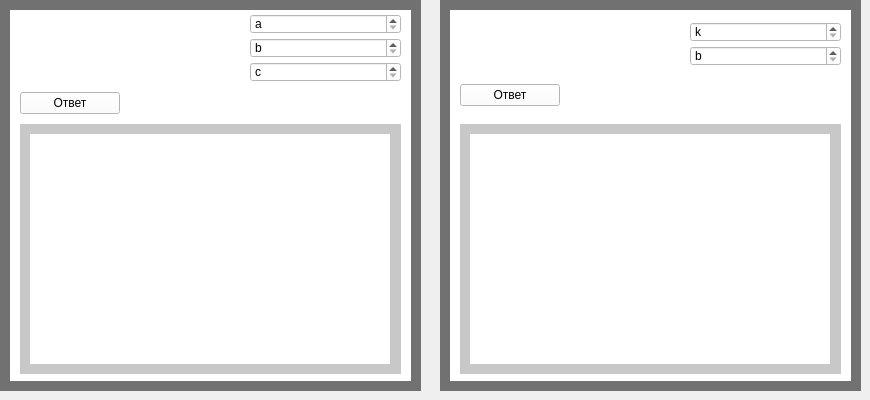
      <widget class="QWidget" name="tab_8">
       <attribute name="title">
        <string>Уравнение и системы уравнения</string>
       </attribute>
       <widget class="QWidget" name="widget_36" native="true">
        <property name="geometry">
         <rect>
          <x>440</x>
          <y>0</y>
          <width>421</width>
          <height>391</height>
         </rect>
        </property>
        <property name="styleSheet">
         <string notr="true">background-color: rgb(0, 0, 0);
background-color: rgb(113, 113, 113);</string>
        </property>
        <widget class="QWidget" name="widget_43" native="true">
         <property name="geometry">
          <rect>
           <x>10</x>
           <y>10</y>
           <width>401</width>
           <height>371</height>
          </rect>
         </property>
         <property name="styleSheet">
          <string notr="true">background-color: rgb(255, 255, 255);</string>
         </property>
         <widget class="QWidget" name="verticalLayoutWidget_46">
          <property name="geometry">
           <rect>
            <x>10</x>
            <y>0</y>
            <width>381</width>
            <height>377</height>
           </rect>
          </property>
          <layout class="QVBoxLayout" name="verticalLayout_62">
           <item>
            <layout class="QHBoxLayout" name="horizontalLayout_36">
             <property name="spacing">
              <number>50</number>
             </property>
             <item>
              <widget class="QLabel" name="label_72">
               <property name="minimumSize">
                <size>
                 <width>180</width>
                 <height>0</height>
                </size>
               </property>
               <property name="styleSheet">
                <string notr="true">background-color: rgb(255, 255, 255);</string>
               </property>
               <property name="text">
                <string/>
               </property>
               <property name="pixmap">
                <pixmap>D:/Downloads/Снимок экрана 2024-02-10 205108.png</pixmap>
               </property>
              </widget>
             </item>
             <item>
              <layout class="QVBoxLayout" name="verticalLayout_82">
               <property name="spacing">
                <number>4</number>
               </property>
               <item>
                <widget class="QDoubleSpinBox" name="doubleSpinBox_15">
                 <property name="maximumSize">
                  <size>
                   <width>16777215</width>
                   <height>20</height>
                  </size>
                 </property>
                 <property name="specialValueText">
                  <string>k</string>
                 </property>
                </widget>
               </item>
               <item>
                <widget class="QDoubleSpinBox" name="doubleSpinBox_16">
                 <property name="maximumSize">
                  <size>
                   <width>16777215</width>
                   <height>20</height>
                  </size>
                 </property>
                 <property name="specialValueText">
                  <string>b</string>
                 </property>
                </widget>
               </item>
              </layout>
             </item>
            </layout>
           </item>
           <item>
            <widget class="QPushButton" name="pushButton_29">
             <property name="minimumSize">
              <size>
               <width>100</width>
               <height>0</height>
              </size>
             </property>
             <property name="maximumSize">
              <size>
               <width>100</width>
               <height>16777215</height>
              </size>
             </property>
             <property name="text">
              <string>Ответ</string>
             </property>
            </widget>
           </item>
           <item>
            <widget class="QWidget" name="widget_86" native="true">
             <property name="minimumSize">
              <size>
               <width>0</width>
               <height>250</height>
              </size>
             </property>
             <property name="maximumSize">
              <size>
               <width>400</width>
               <height>250</height>
              </size>
             </property>
             <property name="styleSheet">
              <string notr="true">background-color: rgb(200, 200, 200);</string>
             </property>
             <widget class="QLabel" name="label_73">
              <property name="geometry">
               <rect>
                <x>10</x>
                <y>10</y>
                <width>360</width>
                <height>230</height>
               </rect>
              </property>
              <property name="minimumSize">
               <size>
                <width>360</width>
                <height>230</height>
               </size>
              </property>
              <property name="maximumSize">
               <size>
                <width>360</width>
                <height>230</height>
               </size>
              </property>
              <property name="styleSheet">
               <string notr="true">background-color: rgb(255, 255, 255);</string>
              </property>
              <property name="text">
               <string/>
              </property>
             </widget>
            </widget>
           </item>
          </layout>
         </widget>
        </widget>
       </widget>
       <widget class="QWidget" name="widget_47" native="true">
        <property name="geometry">
         <rect>
          <x>0</x>
          <y>0</y>
          <width>421</width>
          <height>391</height>
         </rect>
        </property>
        <property name="styleSheet">
         <string notr="true">background-color: rgb(0, 0, 0);
background-color: rgb(113, 113, 113);</string>
        </property>
        <widget class="QWidget" name="widget_50" native="true">
         <property name="geometry">
          <rect>
           <x>10</x>
           <y>10</y>
           <width>401</width>
           <height>371</height>
          </rect>
         </property>
         <property name="styleSheet">
          <string notr="true">background-color: rgb(255, 255, 255);</string>
         </property>
         <widget class="QWidget" name="verticalLayoutWidget_41">
          <property name="geometry">
           <rect>
            <x>10</x>
            <y>0</y>
            <width>381</width>
            <height>371</height>
           </rect>
          </property>
          <layout class="QVBoxLayout" name="verticalLayout_57">
           <item>
            <layout class="QHBoxLayout" name="horizontalLayout_32">
             <property name="spacing">
              <number>50</number>
             </property>
             <item>
              <widget class="QLabel" name="label_62">
               <property name="minimumSize">
                <size>
                 <width>180</width>
                 <height>0</height>
                </size>
               </property>
               <property name="styleSheet">
                <string notr="true">background-color: rgb(255, 255, 255);</string>
               </property>
               <property name="text">
                <string/>
               </property>
               <property name="pixmap">
                <pixmap>D:/Downloads/УВА.png</pixmap>
               </property>
              </widget>
             </item>
             <item>
              <layout class="QVBoxLayout" name="verticalLayout_79">
               <property name="spacing">
                <number>4</number>
               </property>
               <item>
                <widget class="QDoubleSpinBox" name="doubleSpinBox_17">
                 <property name="maximumSize">
                  <size>
                   <width>16777215</width>
                   <height>20</height>
                  </size>
                 </property>
                 <property name="font">
                  <font>
                   <weight>50</weight>
                   <bold>false</bold>
                  </font>
                 </property>
                 <property name="specialValueText">
                  <string>a</string>
                 </property>
                </widget>
               </item>
               <item>
                <widget class="QDoubleSpinBox" name="doubleSpinBox_18">
                 <property name="maximumSize">
                  <size>
                   <width>16777215</width>
                   <height>20</height>
                  </size>
                 </property>
                 <property name="specialValueText">
                  <string>b</string>
                 </property>
                </widget>
               </item>
               <item>
                <widget class="QDoubleSpinBox" name="doubleSpinBox_19">
                 <property name="maximumSize">
                  <size>
                   <width>16777215</width>
                   <height>20</height>
                  </size>
                 </property>
                 <property name="specialValueText">
                  <string>c</string>
                 </property>
                </widget>
               </item>
              </layout>
             </item>
            </layout>
           </item>
           <item>
            <widget class="QPushButton" name="pushButton_24">
             <property name="minimumSize">
              <size>
               <width>100</width>
               <height>0</height>
              </size>
             </property>
             <property name="maximumSize">
              <size>
               <width>100</width>
               <height>16777215</height>
              </size>
             </property>
             <property name="text">
              <string>Ответ</string>
             </property>
            </widget>
           </item>
           <item>
            <widget class="QWidget" name="widget_82" native="true">
             <property name="minimumSize">
              <size>
               <width>0</width>
               <height>250</height>
              </size>
             </property>
             <property name="maximumSize">
              <size>
               <width>400</width>
               <height>250</height>
              </size>
             </property>
             <property name="styleSheet">
              <string notr="true">background-color: rgb(200, 200, 200);</string>
             </property>
             <widget class="QLabel" name="label_63">
              <property name="geometry">
               <rect>
                <x>10</x>
                <y>10</y>
                <width>360</width>
                <height>230</height>
               </rect>
              </property>
              <property name="minimumSize">
               <size>
                <width>360</width>
                <height>230</height>
               </size>
              </property>
              <property name="maximumSize">
               <size>
                <width>360</width>
                <height>230</height>
               </size>
              </property>
              <property name="styleSheet">
               <string notr="true">background-color: rgb(255, 255, 255);</string>
              </property>
              <property name="text">
               <string/>
              </property>
             </widget>
            </widget>
           </item>
          </layout>
         </widget>
        </widget>
       </widget>
      </widget>
